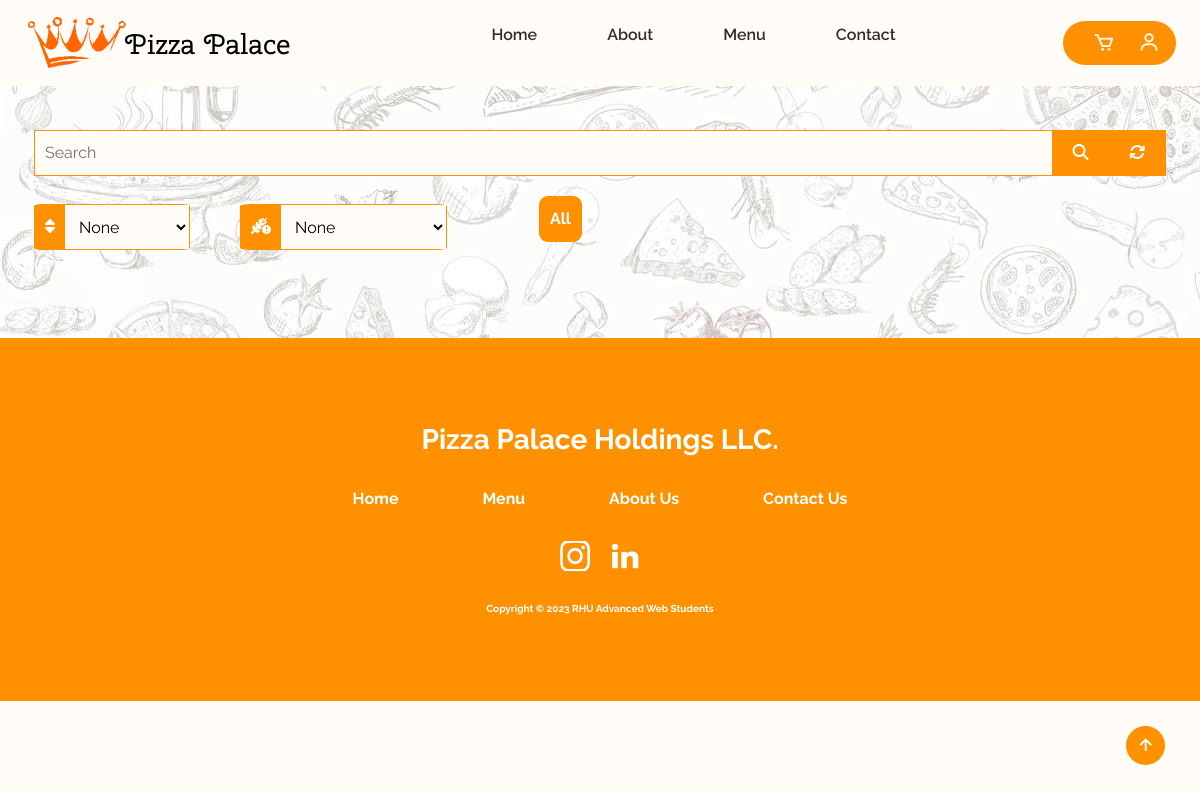
Before: /PL/menu.php with the older database file.
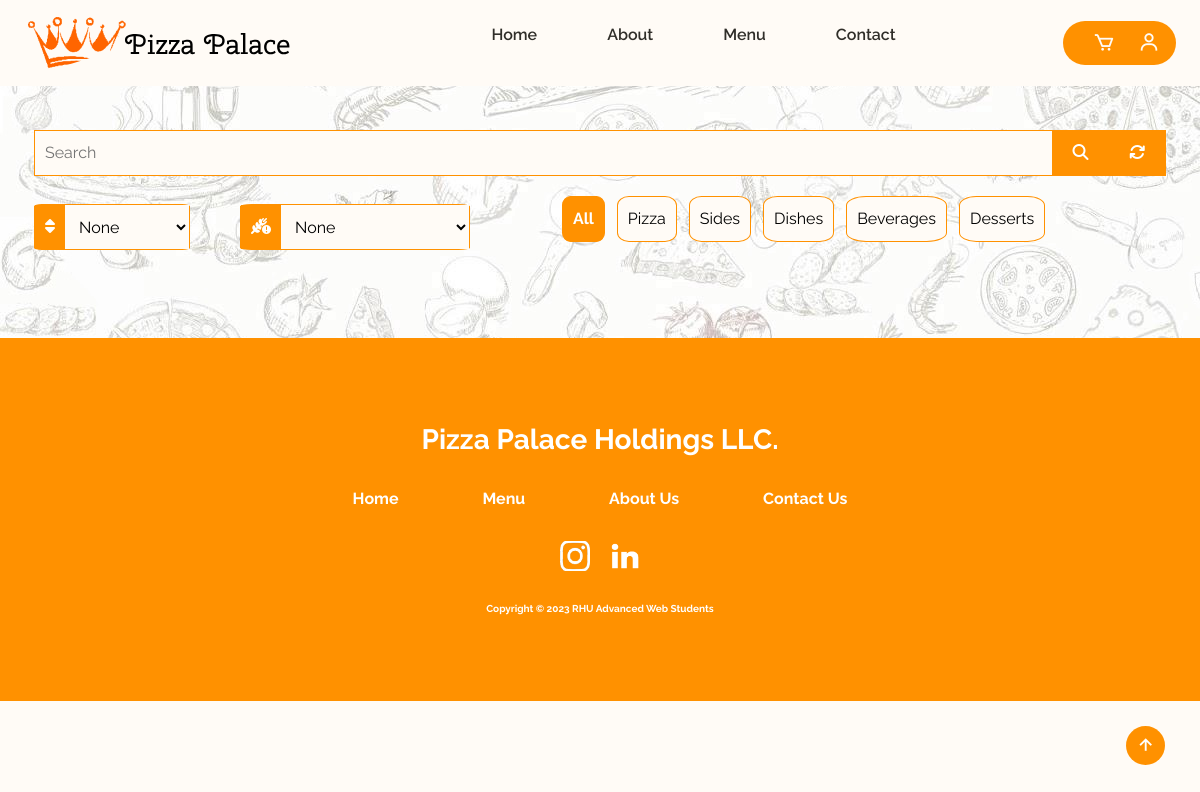
After: the same page with the newer database file.
### tables this page shows
CREATE TABLE `category` (
  `CategoryID` int(11) NOT NULL,
  `Name` varchar(255) DEFAULT NULL,
  `IsActive` bit(1) DEFAULT NULL
);

### DAL/Repository/CategoryRepository.php (called while the page is built, shortened)
<?php
include __DIR__."/../Models/MenuItem.php";
function getCategories($query){
    global $conn;
    $result = mysqli_query($conn, $query);
    $categories = array();
    while ($row = mysqli_fetch_assoc($result)) {
        $category = new Category();
        $category->name = ($row['Name']);
        $category->menuitem_id = ($row['CategoryID']);
        $category->is_active = ($row['IsActive']);
        $categories[] = $category;
    }
    return $categories;
}
function getActiveCategories()
{
    $query = "SELECT * FROM Category WHERE IsActive = 1";
    return getCategories($query);
}
?>

### PL/menu.php (the view, shortened to what this page needs)
<?php
require 'navbar2.php';
?>
<!DOCTYPE html>
<html lang="en">
<head>
    <link rel="stylesheet" href="https://unpkg.com/boxicons@latest/css/boxicons.min.css">
    <link rel="stylesheet" href="https://cdnjs.cloudflare.com/ajax/libs/font-awesome/6.4.2/css/all.min.css"
 />
    <link rel="stylesheet" href="styles/style.css">
    <link rel="stylesheet" href="styles/category-slider.css">
    <link rel="stylesheet" href="styles/menu.css">
    <link rel="stylesheet" href="styles/input-quantity.css">
</head>
<body>
    <?php
    include __DIR__ . '/../DAL/Repository/CategoryRepository.php';
    $categories = getActiveCategories();
    ?>
    <main>
        <section id="menu-page-controls">
            <form id="menu-search" action="search-menu.php" method="POST">
                <div id="top-row-controls-menu">
                    <div id="search-bar">
                        <input type="text" name="search-input" id="search-input" placeholder="Search">
                        <button id="search-button"><i class="fa fa-search"></i></button>
                        <button id="button-reset"><i class="fa fa-refresh" aria-hidden="true"></i></button>
                    </div>
                </div>
                <div id="bottom-row-controls-menu">
                    <div class="form-control-menu fcm-up">
                        <label for="sort"><i class="fa fa-sort"></i></label>
                        <select name="sort" id="sort">
                            <option value="None">None</option>
                        </select>
                    </div>
                    <div class="form-control-menu fcm-up">
                        <label for="exclude"><i class="fa fa-wheat-awn-circle-exclamation"></i></label>
                        <select name="exclude" id="exclude">
                            <option value="None">None</option>
                        </select>
                    </div>
                    <div class="wrapper form-control-menu">
                        <ul class="tabs-box">
                            <li class="tab active" id="tab-all">All</li>
                            <?php
                            foreach ($categories as $category) {
                                echo '<li class="tab">' . $category->name . '</li>';
                            }
                            ?>
                        </ul>
                    </div>
                </div>
            </form>
        </section>
        <section id="menu-items-main">
        </section>
    </main>
    <footer class="contact">
        <h3>Pizza Palace Holdings LLC.</h3>
        <div class="navbar-footer">
            <a class="active" href="index.html">Home</a>
            <a href="">Menu</a>
            <a href="">About Us</a>
            <a href="">Contact Us</a>
        </div>
        <div class="image-footer-container">
            <a href="https://www.instagram.com/acm_rhu/?hl=en"><img class="instagram-image" src="img/instaLogo.png"
                    alt="Instagram Logo"></a>
            <a href="https://www.linkedin.com/company/acm-rhu"><img class="linkedin-image" src="img/linkedinLogo.png"
                    alt="LinkedIn Logo"></a>
        </div>
        <p class="footer-copyright">
            Copyright &copy; 2023 RHU Advanced Web Students
        </p>
    </footer>
    <a href=".navbar" class="scroll-top">
        <i class='bx bx-up-arrow-alt'></i>
    </a>
</body>
</html>

### PL/navbar2.php (shortened to what this page needs)
<?php
require 'connection.php';
?>
<!DOCTYPE html>
<html lang="en">
<head>
    <link href="https://cdn.jsdelivr.net/npm/bootstrap@5.0.2/dist/css/bootstrap.min.css" rel="stylesheet"
>
    <link rel="stylesheet" href="https://cdnjs.cloudflare.com/ajax/libs/font-awesome/6.4.2/css/all.min.css"
 />
    <link rel="stylesheet" href="https://unpkg.com/boxicons@latest/css/boxicons.min.css">
</head>
<body>
    <header>
        <a href="#" class="logo"><img src="img/logo.png" alt="logo"></a>
        <ul class="navbar">
            <li><a href="homepage.php">Home</a></li>
            <li><a href="about_us.php">About</a></li>
            <li><a href="menu.php">Menu</a></li>
            <li><a href="contact_us.php">Contact</a></li>
        </ul>
        <div class="h-icons">
            <a href="#"><i class='bx bx-cart'></i></a>
            <div class="dropdown user-icon">
                <a href="#" id="dropdownMenu" role="button" data-bs-toggle="dropdown" aria-expanded="false">
                    <?php
                    if (isset($_SESSION['username'])) {
                        $username = $_SESSION['username'];
                        $query = $conn->prepare('Select image from customer where username = ?');
                        $query->bind_param('s', $username);
                        $query->execute();
                        $result = $query->get_result();
                        $row = $result->fetch_assoc();
                        $userImage = $row['image'];
                        if ($userImage) {
                            echo '<img src="' . $userImage . '" alt="User Image" class="user-image">';
                        } else {
                            echo '<i class="bx bx-user"></i>';
                        }
                    } else {
                        echo '<i class="bx bx-user"></i>';
                    }
                    ?>
                </a>
            </div>
        </div>
    </header>
</body>
</html>

### PL/styles/style.css (style rules this page uses)
* { padding: 0; margin: 0; box-sizing: border-box; font-family: 'Raleway', sans-serif; text-decoration: none; list-style: none; scroll-behavior: smooth; }
:root { --text-color: #302e29; --main-color: #ff9100; --second-color: #858585; --bg-color: #fffbf6; --big-font: 4.5rem; --h2-font: 2.6rem; --p-font: 1.1rem; }
input, select, option, textarea, .ctrl { background-color: var(--bg-color) !important; }
body { background: var(--bg-color); color: var(--text-color); }
header { position: fixed; width: 100%; top: 0; right: 0; z-index: 1000; display: flex; align-items: center; justify-content: space-between; background: transparent; padding: 23px 15%; transition: all .38s ease; }
.logo { font-size: 30px; font-weight: 700; color: var(--text-color); }
.navbar { display: flex; line-height: 2; }
.h-icons { line-height: 1; }
.navbar a { color: var(--text-color); font-size: var(--p-font); font-weight: 600; padding: 5px 10px; margin: 2px 25px; border-bottom: 2px solid transparent; transition: all .38s ease; }
.h-icons { display: flex; align-items: center; padding: 10px 22px; background: var(--main-color); border-radius: 5rem; }
.h-icons i { font-size: 22px; color: var(--bg-color); margin-right: 15px; margin-left: 8px; }
section { padding: 90px 15% 80px; }
.contact { padding: 50px 15% 40px; }
.scroll-top { position: fixed; bottom: 2.2rem; right: 2.2rem; }
.scroll-top i { padding: 8px; font-size: 1.4rem; color: #fff; background: var(--main-color); border-radius: 5rem; }
@media (max-width: 1690px) { section { padding: 70px 2%; transition: .20s; } }
@media (max-width: 1690px) { header { padding: 11px 2%; transition: .20s; } }
@media (max-width: 1690px) { .contact { padding: 70px 2%; transition: .20s; } }
@media (max-width: 1290px) { section { padding: 80px 2%; transition: .20s; } }
@media (max-width: 1290px) { :root { --big-font: 3.2rem; --h2-font: 2rem; --p-font: 1rem; transition: .20s; } }
footer { background-color: #ff9100; padding: 10px 20px; display: flex; flex-direction: column; justify-content: center; align-items: center; }
footer>* { margin: 15px 0px; font-weight: bold; }
footer>h3 { text-align: center; }
footer>.navbar-footer>a { text-decoration: none; font-size: 16px; padding: 10px 40px; color: white; }
footer>.image-footer-container img { max-width: 40px; max-height: 50px; width: 30px; height: 30px; margin: 0px 10px; }
footer>.image-footer-container { display: flex; justify-content: center; }
.footer-copyright { color: white; font-size: 10px; }
footer h3 { color:white !important; }

### PL/styles/category-slider.css (style rules this page uses)
.wrapper { position: relative; overflow-x: hidden; max-width: 50%; width: 50%; border-radius: 13px; overflow: auto; }
.wrapper .tabs-box { display: flex; gap: 12px; list-style: none; overflow-x: hidden; scroll-behavior: smooth; }
.tabs-box .tab { cursor: pointer; font-size: 16px; white-space: nowrap; background: #fffbf6; color: black; padding: 10px; border-radius: 20%; border: 1px solid #ff9100; }
.tabs-box .tab:hover, .tabs-box .tab.active { background: #ff9100; color: white; border: 1px solid #ff9100; }
.tabs-box .tab.active { font-weight: bold; }

### PL/styles/menu.css (style rules this page uses)
main { background-image: url("../img/background.jpg"); }
section { padding-bottom:20px; }
#top-row-controls-menu, #bottom-row-controls-menu { display:flex; min-width: 100%; padding:20px 10px; align-items: center; justify-content: flex-start; }
#top-row-controls-menu { padding-top:50px; padding-bottom:0px; }
#bottom-row-controls-menu { gap:50px; }
.form-control-menu { display: flex; }
.form-control-menu label { background-color: #ff9100; color: white; padding:10px; border:none !important; outline: none !important; }
.fcm-up { border: 1px solid #ff9100; border-radius: 5%; }
.form-control-menu select { border:none !important;; outline:none !important; font-size: 16px; padding:10px; }
#search-bar { display: flex; gap: 0; min-width:100%; width:100%; }
#search-input { min-width:90%; width:90%; }
#search-input, #search-button, #button-reset { border:1px solid #ff9100; padding:10px; font-size:16px; }
#search-button, #button-reset { border-left: none; color:white; background-color: #ff9100; min-width:5%; width:5%; }
header { background-color: #fffbf6; }
#menu-items-main { padding-top:0px; display: flex; gap: 2rem; margin-top: 20px; cursor: pointer; max-width: 100%; flex-wrap: wrap; justify-content: center; }
main { display: flex; justify-content: center; flex-direction: column; }
#tab-all { margin-left:10px; }

### PL/menu.php (style rules this page uses)
a { text-decoration:none; }

Changed rows visible on the page:
added category: Name "Pizza"
added category: Name "Sides"
added category: Name "Dishes"
added category: Name "Beverages"
added category: Name "Desserts"
